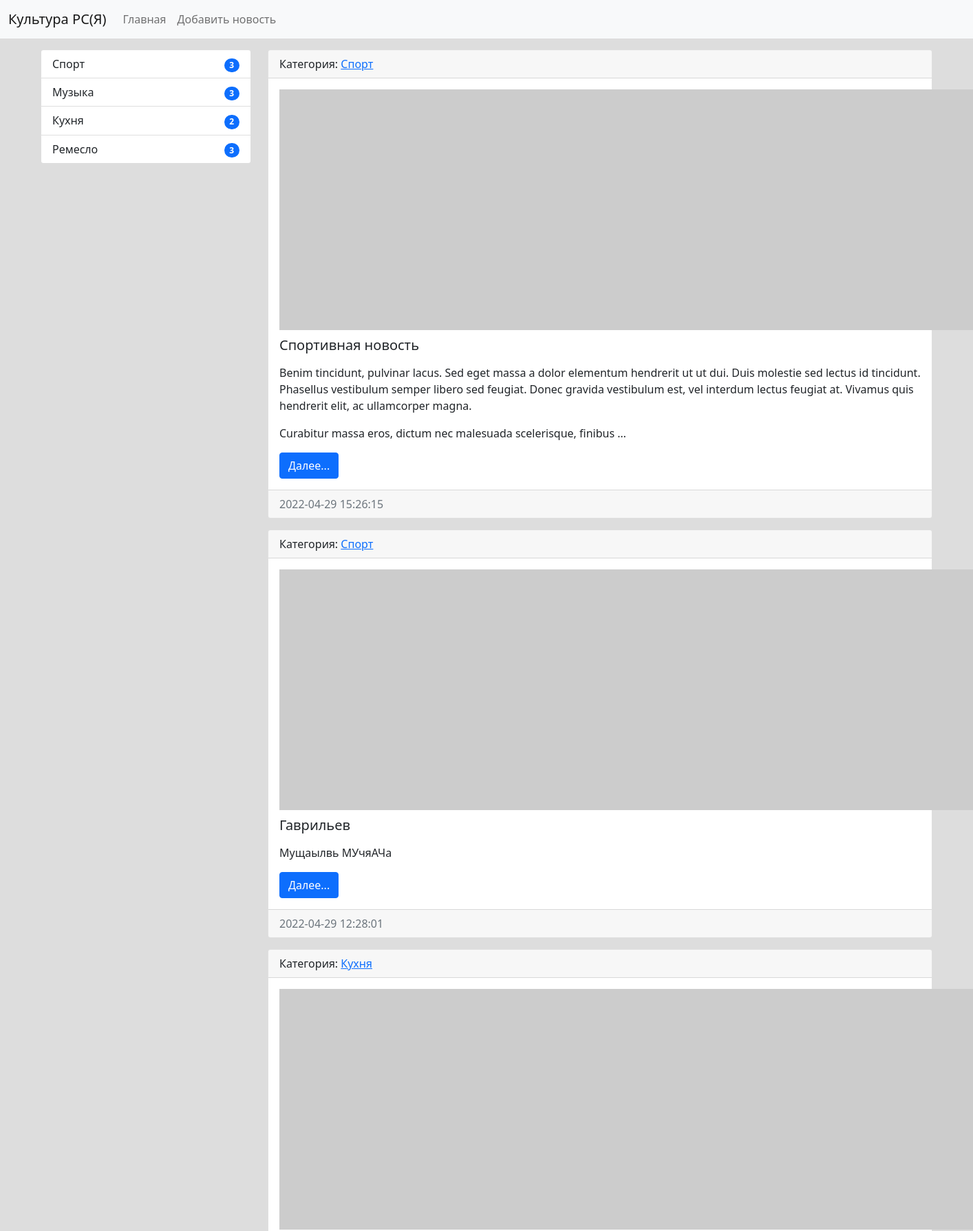
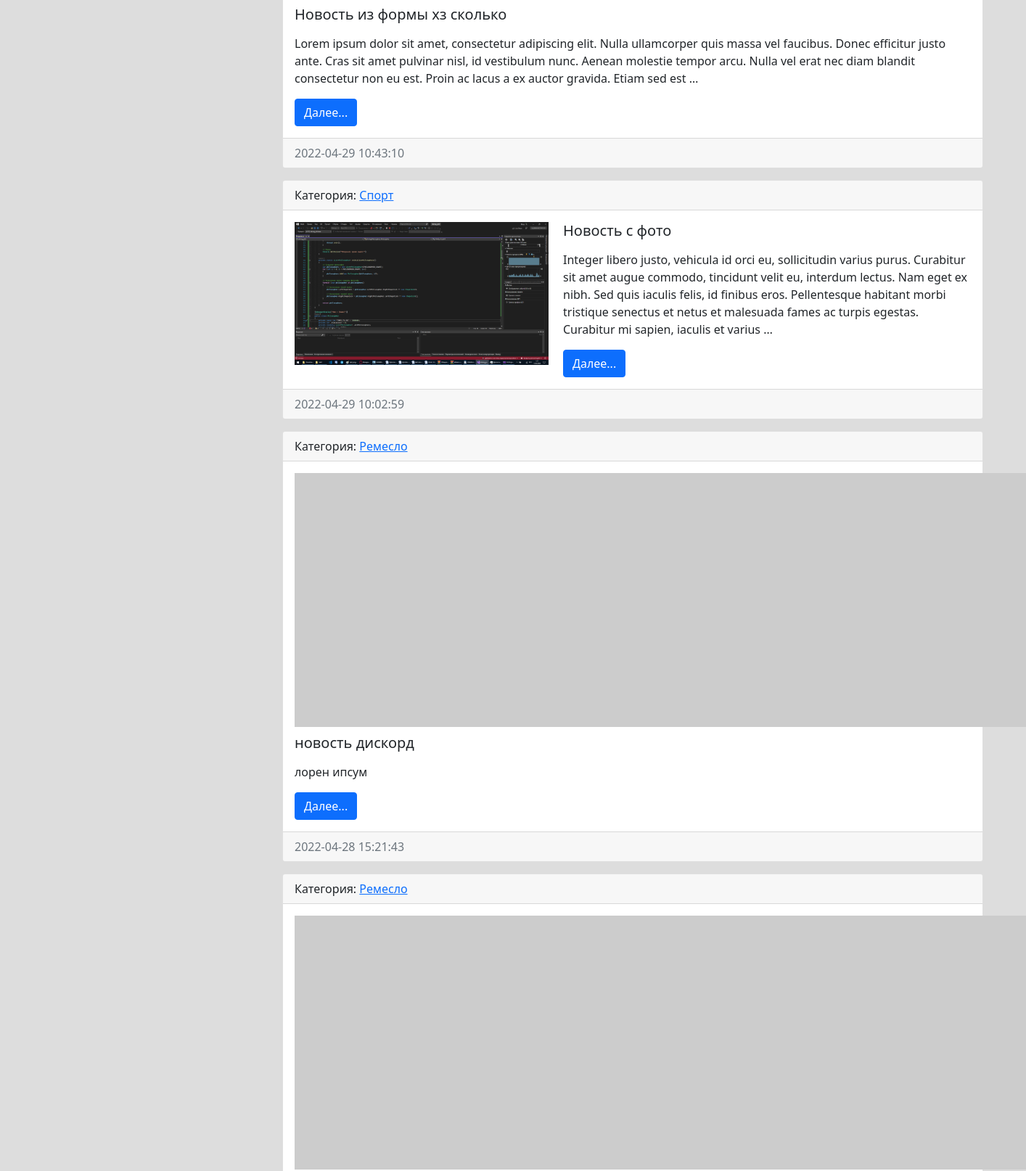
The page / (upper part) on the database its author committed (2 pictures, top to bottom).
### news/models.py (models this page shows, shortened)
class Category(models.Model):
    title = models.CharField(max_length=150, db_index=True, verbose_name='Наименование категории')
    def __str__(self):
        return self.title
    def get_absolute_url(self):
        return reverse('category', kwargs={"category_id": self.pk})
    class Meta:
        verbose_name = 'Категория'
        verbose_name_plural = 'Категории'
        ordering = ['title']

class News(models.Model):
    title = models.CharField(max_length=150, verbose_name='Название')
    content = models.TextField(blank=True, verbose_name='Контент')
    created_at = models.DateTimeField(auto_now_add=True, verbose_name='Дата публикации')
    updated_at = models.DateTimeField(auto_now=True, verbose_name='Обновлено')
    photo = models.ImageField(upload_to='photos/%Y/%m/%d/', verbose_name='Фото', blank=True)
    is_published = models.BooleanField(default=True, verbose_name='Опубликовано')
    category = models.ForeignKey('Category', on_delete=models.PROTECT, verbose_name='Категория')
    views = models.IntegerField(default=0)
    def get_absolute_url(self):
        return reverse('view_news', kwargs={"pk": self.pk})
    class Meta:
        verbose_name = 'Новость'
        verbose_name_plural = 'Новости'
        ordering = ['-created_at']

### news/views.py (the view)
# urls.py: path('', HomeNews.as_view(), name='home'),
class HomeNews(ListView):
    model = News
    template_name = 'news/home_news_list.html'
    context_object_name = 'news'
    def get_context_data(self, *, object_list=None, **kwargs):
        context = super().get_context_data(**kwargs)
        context['title'] = 'Главная'
        return context
    def get_queryset(self):
        return News.objects.filter(is_published=True).select_related('category')

### news/templatetags/news_tags.py (called while the page is built)
@register.inclusion_tag('news/list_categories.html')
def show_categories(arg1='Hello', arg2='world!'):
    categories = Category.objects.annotate(cnt=Count('news')).filter(cnt__gt=0)
    return {"categories": categories, "arg1": arg1, "arg2": arg2}

### news/templates/news/home_news_list.html (shortened to what this page needs)
{% extends 'base.html' %}
{% block sidebar %}
{% include 'inc/_sidebar.html' %}
{% endblock %}
{% block content %}
  {% for item in news %}
  <div class="card mb-3">
    <div class="card-header">
      Категория: <a href="{{ item.category.get_absolute_url }}">{{ item.category }}</a>
    </div>
    <div class="card-body">
      <div class="media">
        {% if item.photo %}
        <img src="{{ item.photo.url }}" alt="" width="350" class="img-left">
        {% else %}
        <img src="https://picsum.photos/id/1060/350/268/?blur=2" alt="" class="img-left">
        {% endif %}
        <div class="media-body">
          <h5 class="card-title">{{ item.title }}</h5>
          <p class="card-text">{{ item.content|safe|linebreaks|truncatewords:50 }}</p>
          <a href="{{ item.get_absolute_url }}" class="btn btn-primary">Далее...</a>
        </div>
      </div>
    </div>
    <div class="card-footer text-muted">
      {{ item.created_at|date:"Y-m-d H:i:s" }}
    </div>
  </div>
  {% endfor %}
{% endblock %}

### news/templates/news/list_categories.html
  <div class="list-group">
    {% for item in categories %}
    <a href="{{ item.get_absolute_url }}" class="list-group-item list-group-item-action">
        {{ item.title }}
        <div class="float-end">
            <span class="badge bg-primary rounded-pill">
                {{ item.cnt }}
            </span>
        </div>
    </a>
    {% endfor %}
  </div>

### mysite/static/css/style.css (style rules this page uses)
body { background-color: #ddd; }

### templates/base.html (style rules this page uses)
.img-left { margin: 0 20px 10px 0; float: left; }

### rows shown on the page
Category: title "Спорт", cnt "3"
Category: title "Музыка", cnt "3"
Category: title "Кухня", cnt "2"
Category: title "Ремесло", cnt "3"
News: category "Спорт", title "Спортивная новость", content "Вenim tincidunt, pulvinar lacus. Sed eget massa a dolor elementum hendrerit ut ut dui. Duis molestie sed lectus id tincidunt. Phasellus vestibulum semper libero sed feugiat. Donec gravida vestibulum est, vel interdum lectus feugiat at. Vivamus quis hendrerit elit, ac ullamcorper magna. Curabitur massa eros, dictum nec malesuada scelerisque, finibus …", created_at "2022-04-29 15:26:15"
News: category "Спорт", title "Гаврильев", content "Мущаылвь МУчяАЧа", created_at "2022-04-29 12:28:01"
News: category "Кухня", title "Новость из формы хз сколько", content "Lorem ipsum dolor sit amet, consectetur adipiscing elit. Nulla ullamcorper quis massa vel faucibus. Donec efficitur justo ante. Cras sit amet pulvinar nisl, id vestibulum nunc. Aenean molestie tempor arcu. Nulla vel erat nec diam blandit consectetur non eu est. Proin ac lacus a ex auctor gravida. Etiam sed est …", created_at "2022-04-29 10:43:10"
News: category "Спорт", photo (picture), title "Новость с фото", content "Integer libero justo, vehicula id orci eu, sollicitudin varius purus. Curabitur sit amet augue commodo, tincidunt velit eu, interdum lectus. Nam eget ex nibh. Sed quis iaculis felis, id finibus eros. Pellentesque habitant morbi tristique senectus et netus et malesuada fames ac turpis egestas. Curabitur mi sapien, iaculis et varius …", created_at "2022-04-29 10:02:59"
News: category "Ремесло", title "новость дискорд", content "лорен ипсум", created_at "2022-04-28 15:21:43"
News: category "Ремесло"
